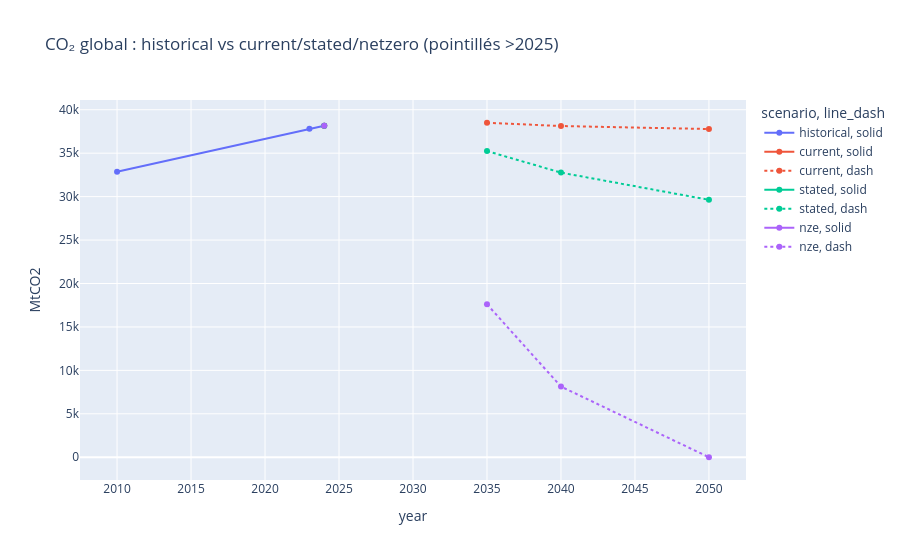

Write notebook code for a chart like this one.
### Markdown cell above
## Trajectoires globales par scénario (pointillés après 2025)

### Code cell
global_co2 = pd.read_excel(root_pre / 'world_total_co2_emissions.xlsx')
long = global_co2.melt(var_name='horizon', value_name='MtCO2', value_vars=[c for c in global_co2.columns if c != global_co2.columns[0]])
long[['year','scenario']] = long['horizon'].str.extract(r'(\d{4})_(.*)')
long['year'] = long['year'].fillna(long['horizon'].where(long['horizon'].str.isdigit(), None))
long = long.dropna(subset=['year'])
long['year'] = long['year'].astype(int)
long['scenario'] = long['scenario'].fillna('historical').str.lower()
long['line_dash'] = np.where(long['year']>2025, 'dash', 'solid')
fig = px.line(long, x='year', y='MtCO2', color='scenario', line_dash='line_dash', markers=True,
              title='CO₂ global : historical vs current/stated/netzero (pointillés >2025)')
fig.show()

### Figure 1 — Plotly figure (JSON) as saved in the notebook; plotly's stock layout.template omitted (floating-point values rounded to 4 significant figures)
{"data": [{"hovertemplate": "scenario=historical<br>line_dash=solid<br>year=%{x}<br>MtCO2=%{y}<extra></extra>", "legendgroup": "historical, solid", "line": {"color": "#636efa", "dash": "solid"}, "marker": {"symbol": "circle"}, "mode": "lines+markers", "name": "historical, solid", "orientation": "h", "showlegend": true, "type": "scatter", "x": [2010, 2023, 2024], "xaxis": "x", "y": [32854, 37820, 38153], "yaxis": "y"}, {"hovertemplate": "scenario=current<br>line_dash=solid<br>year=%{x}<br>MtCO2=%{y}<extra></extra>", "legendgroup": "current, solid", "line": {"color": "#EF553B", "dash": "solid"}, "marker": {"symbol": "circle"}, "mode": "lines+markers", "name": "current, solid", "orientation": "h", "showlegend": true, "type": "scatter", "x": [2024], "xaxis": "x", "y": [38153], "yaxis": "y"}, {"hovertemplate": "scenario=current<br>line_dash=dash<br>year=%{x}<br>MtCO2=%{y}<extra></extra>", "legendgroup": "current, dash", "line": {"color": "#EF553B", "dash": "dot"}, "marker": {"symbol": "circle"}, "mode": "lines+markers", "name": "current, dash", "orientation": "h", "showlegend": true, "type": "scatter", "x": [2035, 2040, 2050], "xaxis": "x", "y": [38503, 38126, 37779], "yaxis": "y"}, {"hovertemplate": "scenario=stated<br>line_dash=solid<br>year=%{x}<br>MtCO2=%{y}<extra></extra>", "legendgroup": "stated, solid", "line": {"color": "#00cc96", "dash": "solid"}, "marker": {"symbol": "circle"}, "mode": "lines+markers", "name": "stated, solid", "orientation": "h", "showlegend": true, "type": "scatter", "x": [2024], "xaxis": "x", "y": [38153], "yaxis": "y"}, {"hovertemplate": "scenario=stated<br>line_dash=dash<br>year=%{x}<br>MtCO2=%{y}<extra></extra>", "legendgroup": "stated, dash", "line": {"color": "#00cc96", "dash": "dot"}, "marker": {"symbol": "circle"}, "mode": "lines+markers", "name": "stated, dash", "orientation": "h", "showlegend": true, "type": "scatter", "x": [2035, 2040, 2050], "xaxis": "x", "y": [35244, 32764, 29629], "yaxis": "y"}, {"hovertemplate": "scenario=nze<br>line_dash=solid<br>year=%{x}<br>MtCO2=%{y}<extra></extra>", "legendgroup": "nze, solid", "line": {"color": "#ab63fa", "dash": "solid"}, "marker": {"symbol": "circle"}, "mode": "lines+markers", "name": "nze, solid", "orientation": "h", "showlegend": true, "type": "scatter", "x": [2024], "xaxis": "x", "y": [38153], "yaxis": "y"}, {"hovertemplate": "scenario=nze<br>line_dash=dash<br>year=%{x}<br>MtCO2=%{y}<extra></extra>", "legendgroup": "nze, dash", "line": {"color": "#ab63fa", "dash": "dot"}, "marker": {"symbol": "circle"}, "mode": "lines+markers", "name": "nze, dash", "orientation": "h", "showlegend": true, "type": "scatter", "x": [2035, 2040, 2050], "xaxis": "x", "y": [17606, 8137, 0], "yaxis": "y"}], "layout": {"legend": {"title": {"text": "scenario, line_dash"}, "tracegroupgap": 0}, "title": {"text": "CO₂ global : historical vs current/stated/netzero (pointillés >2025)"}, "xaxis": {"anchor": "y", "domain": [0, 1], "title": {"text": "year"}}, "yaxis": {"anchor": "x", "domain": [0, 1], "title": {"text": "MtCO2"}}}}
